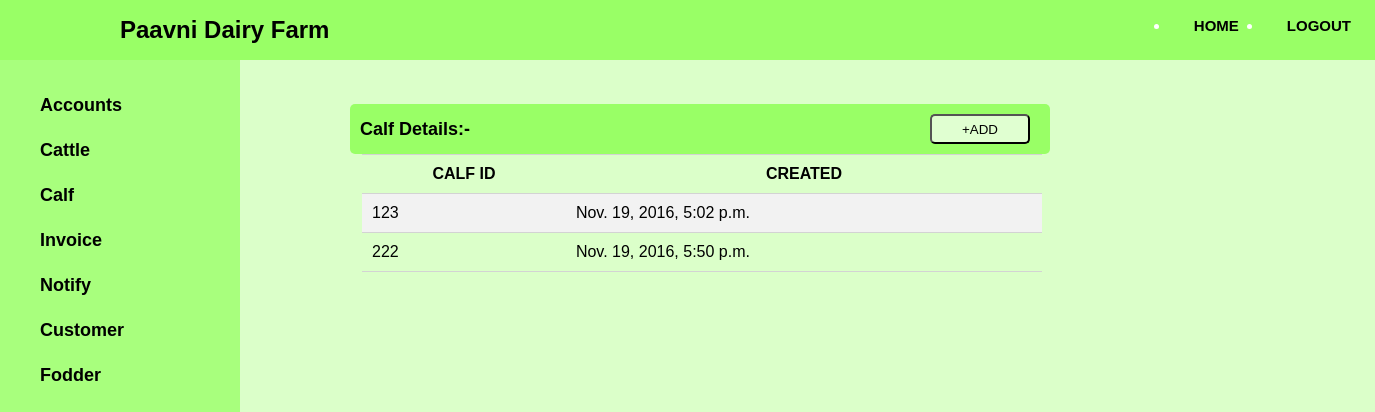
The app's page /calfpage/ (signed in) with its own data.
### calf/models.py (models this page shows, shortened)
class Calf(models.Model):
    MALE = 'M'
    FEMALE = 'F'
    YES ='Yes'
    NO = 'No'
    choices = (
    (YES, 'Yes'),
    (NO, 'No'),
    )
    calf_Id = models.CharField(max_length=15, primary_key=True)
    name = models.CharField(max_length=30, null=False, default='NULL')
    Breed = models.CharField(max_length=30)
    date_of_birth = models.DateField(null=True, default=date.today)
    age = models.IntegerField(default=0)
    weight = models.DecimalField(max_digits=5, decimal_places=2, default=0)
    gender = (
        ('M', 'Male'),
        ('F', 'Female'),
    )
    sex = models.CharField(max_length=8, choices=gender, default = 'U')
    pno_buyer = models.CharField(max_length=200, null=False, default='NULL')
    pno_seller = models.CharField(max_length=200, null=False, default='NULL')
    Insurance = models.CharField(max_length=4,choices=choices, default=NO)
    date_of_expiry_insurance = models.DateField(null=True)
    dehorning = models.CharField(max_length=4,choices=choices, default=NO, )
    One_time_Vaccination = models.CharField(max_length=4,choices=choices,default = NO)
    Remarks = models.TextField(null=False, default='NULL')
    updated = models.DateTimeField(auto_now = True, auto_now_add=False)
    timestamp = models.DateTimeField(auto_now = False, auto_now_add = True)

### calf/views.py (the view)
# urls.py: url(r'^calfpage/',include('calf.urls')),
def calfpage(request):
	all_calf = Calf.objects.all()
	context = {
		'all_calf' : all_calf,
	}
	return render(request,'calfpage.html', context)

### templates/calfpage.html (shortened to what this page needs)
{% load static %}
{% if request.user.is_authenticated %}
<head>
	<link type="text/css" href="{% static 'css/calf.css' %}" rel="stylesheet">
</head>
<header>
 <div class="logo">
      <h1><a  href="{% url 'home' %}">Paavni Dairy Farm</a>  </h1>
      </div>
 <nav>
  <ul>
   <li><a href="{% url 'auth_logout' %}">LOGOUT</a></li>
   <li ><a href="{% url 'home' %}">HOME</a></li>
  </ul>
 </nav>
</header>
<body>
<main>
<section class="side-bar">
      <ul>
       {%if request.user.is_superuser %}
       <li><a href='{% url 'admin:index' %}'><h2>Accounts</h2></a></li>
        {% endif %}
        <li><a href='{% url 'cattlepage' %}'><h2>Cattle</h2></a></li>
        <li><a href='{% url 'calfpage' %}'><h2>Calf</h2></a></li>
        <li><a href='{% url 'invoicepage' %}'><h2>Invoice</h2></a></li>
        <li><a href='{% url 'notifypage' %}'><h2>Notify</h2></a></li>
        <li><a href='{% url 'custpage' %}'><h2>Customer</h2></a></li>
        <li><a href='#'><h2>Fodder</h2></a></li>
      </ul>
</section>
<section class="section1" style="height: auto;  padding: 30px 150px;">
<br>
<div class="container">
<article>
<div class="head">
<h2>Calf Details:- </h2>
</div>
</article>
<div class="add">
  <button onclick="window.location.href='{% url 'admin:index' %}'">
    +ADD
  </button>
</div>
</div>
  <div class="calf">
  <table>
  <tr>
  <th>CALF ID</th>
  <th>CREATED</th>
  </tr>
{%  for ctl in all_calf %}
   <td>
   <a href='/calfpage/{{ctl.calf_Id}}/'>{{ctl.calf_Id}}</a>
  </td>
  <td>{{ctl.timestamp}}</td>
  {% endfor %}
</table>
</div>
</section>
</main>
</body>
{% endif%}

### static_pro/our_static/css/calf.css (style rules this page uses)
body { margin: 0; padding: 0; font-size: 12px; font-family: arial,helvetica,sans-serif; background: #DBFFC9; min-width: 1000px; }
header { height: auto; overflow: hidden; background: #99FF66; color: #ffffff; min-width: 1365px; margin-top: 0px; }
nav ul li { float: right; padding: 0 24px; margin: 5px 0; font-weight: bold; font-size: 15px; }
a { text-decoration: none; color:black; cursor: pointer; }
.logo { height: auto; overflow: hidden; float: left; width: 300px; margin-left: 120px; }
.side-bar { height: 1000px; width: 240px; position: fixed; background: #A8FF7D; overflow:hidden; margin-top:0px; }
.side-bar ul { list-style: none; margin: 35px 0; }
.side-bar ul li { height: 30px; text-align: left; }
.side-bar ul li a { color: black; font-size: 12px; -webkit-transition: font-size .01s linear .01s; -moz-transition: font-size .01s linear .01s; transition: font-size .01s linear .01s; }
article { height: auto; float: left; }
button { cursor: pointer; }
.section1 { margin-left: 200px; }
.container { height: 50px; width:700px; float:left; background: #99FF66; border-radius: 5px; }
.head { height: auto; overflow: hidden; float: left; width: 200px; padding-left:10px; }
.add button { width: 100px; height: 30px; background: #E0FFD1; border-radius: 5px; margin-top: 10px; float: right; margin-right:20px; }
table { width: 100%; border-collapse: collapse; margin-bottom: 0px; margin-right: 0px; margin-left: 10px; }
table, td, th { border: 1px solid lightgrey; border-left: 0; border-right: 0; padding: 10px; }
.calf { margin-left: 2px; margin-top: 50px; width:680px; }

### records on screen
Calf: calf_Id "123", timestamp "Nov. 19, 2016, 5:02 p.m."
Calf: calf_Id "222", timestamp "Nov. 19, 2016, 5:50 p.m."
